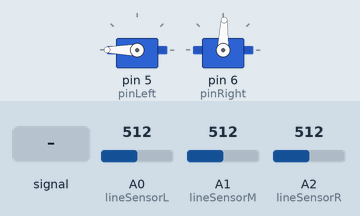
This sketch was run on a simulated Arduino Uno, built with avr-gcc and run on an emulated ATmega328P. Parts: 2 × servo. Inputs (shaded band) come from the test bench; at power-on: A0 (lineSensorL) = 512, A1 (lineSensorM) = 512, A2 (lineSensorR) = 512.

Above: at 1.2 s.
1.3 s: A2 (lineSensorR) fed a 200 Hz sine of ±255 counts around its level
4.3 s: A0 (lineSensorL) set to 306
At 5.7 s:
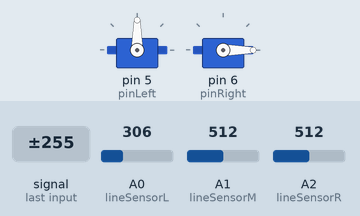
6.0 s: A0 (lineSensorL) set to 385
7.5 s: A0 (lineSensorL) set to 410
At 8.63 s:
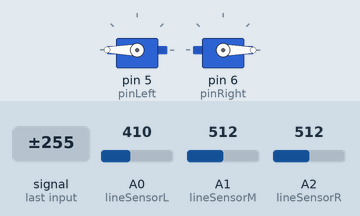
10.5 s: A0 (lineSensorL) set to 122
At 10.6 s:
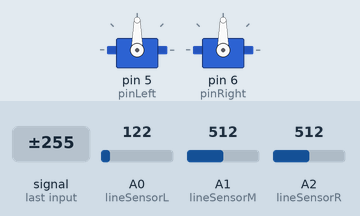
Timing chart, 0 to 13.2 s (numbered marks = the images above; inputs shaded):
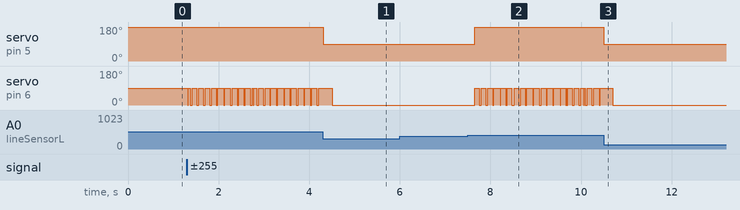

Measured:
- the behaviour switches between 400 and 401 on A0 (lineSensorL) (found by bisection; images 1 and 2)
- after the input at 4.3 s, servo on pin 5 (pinLeft): 180° → 90° at once
- after the input at 6.0 s, every drawn part: stays the same
- after the input at 7.5 s, servo on pin 5 (pinLeft): 90° → 180° after 0.15 s
- after the input at 10.5 s, servo on pin 5 (pinLeft): 180° → 90° at once

The sketch:

figure_eight.ino
```cpp
/*
  Program that enables robot to move along a straight line.

  The main loop allows the robot to periodically check whether it deviates from
  the course and change its wheels' orientation and speed accordingly, aided by
  the IR sensor data.

  Once activated, the robot will be able to self-correct its trajectory along
  the white line, in real time and without manual interference.

  ---------------------------------------------------------------------------

  White is low, Black is high.
  THRESHOLDS:
  LSL: 400
  LSR: 650
*/

#include <Servo.h>

#define slow_R  88
#define slow_L  92
#define med_R   85
#define med_L   95
#define fast_R  0
#define fast_L  180

#define back_slow_L
#define back_slow_R
#define back_med_L
#define back_med_R
#define back_fast_L
#define back_fast_R

#define left_to  400
#define mid_to   400
#define right_to 650

Servo left;
Servo right;
int pinLeft = 5;
int pinRight = 6;
int lineSensorL = A0;
int lineSensorM = A1;
int lineSensorR = A2;
int LSL;
int LSM;
int LSR;
int intersectFlag = 0;
int turnDirection = 0;  // 0 is left, 1 is right.

void leftForward(int speed) {
  left.write(speed);
}

void rightForward(int speed) {
  right.write(speed);
}

void leftStop() {
  left.write(90);
}

void rightStop() {
  right.write(90);
}

void robotForward() {
  leftForward(fast_L);
  rightForward(fast_R);
}

void robotStop() {
  leftStop();
  rightStop();
  delay(200);
}

void followLine() {
  checkSensors();
  robotForward();
  if (LSL > left_to && LSR < right_to){//
    right.write(slow_R);//slow down left wheel
  }
  else if (LSL < left_to && LSR > right_to){
    left.write(slow_L);//slow down right wheel
  }
  else robotForward();
}

void setup() {
  //Pin Setup
  Serial.begin(9600);
  left.attach(pinLeft);
  right.attach(pinRight);

  //Motor Setup
  leftStop();
  rightStop();
  //robotForward();
}

void checkIntersect() {
  if (LSL < left_to && LSR < right_to){
    intersectFlag = 1;
  }
}

void turnLeft() {
    robotStop();
    rightForward(fast_R);

    delay(1000);

    int ready = 0;
    while(!ready){
      ready = checkLine();
    }
    intersectFlag = 0;
    delay(150);

}

void turnRight() {
    robotStop();
    leftForward(fast_L);

    delay(1000);

    int ready = 0;
    while(!ready){
      ready = checkLine();
    }
    intersectFlag = 0;
    delay(150);

}

void turn(int direction){
  if (!direction){
    turnLeft();
  }
  else turnRight();
}

int checkLine() {
  checkSensors();
  if (LSL > left_to && LSR > right_to){
    return 1;
  }
  else return 0;
}

void checkSensors () {
  int av_L = 0;
  int av_R = 0;
  int av_M = 0;

  for (int x=0;x<5;x++){
    av_L += analogRead(lineSensorL);
    av_M += analogRead(lineSensorM);
    av_R += analogRead(lineSensorR);
  }

  LSL = av_L/5;
  LSM = av_M/5;
  LSR = av_R/5;
}

void eight() {
  int leftTurns = 0;
  int rightTurns = 0;

  while(1){
    followLine();
    checkIntersect();
    if(intersectFlag){
      turn(turnDirection);
      if(turnDirection == 0 && leftTurns<4){
        leftTurns +=1;
      }
      else if (turnDirection == 1 && rightTurns<4){
        rightTurns +=1;
      }
      if(leftTurns == 4){
        turnDirection = 1;
        leftTurns = 0;
      }
      else if(rightTurns == 4){
        turnDirection = 0;
        rightTurns = 0;
      }
      followLine();
    }
  }
}

void loop() {
  //eight();
  followLine();
  checkIntersect();
  if(intersectFlag){
   turnLeft();
  }
}
```
